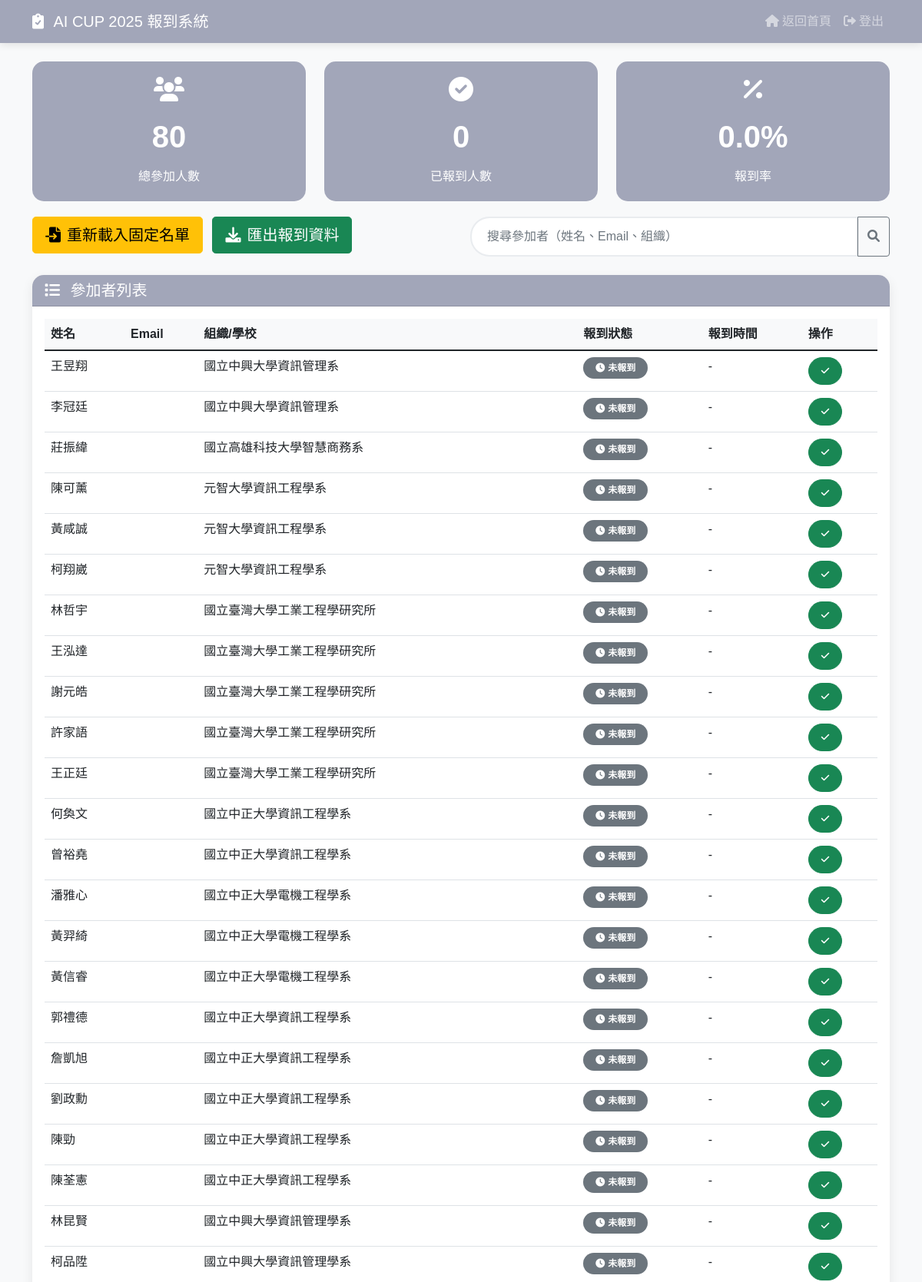
The page /admin (upper part) on the database its author committed.
### app.py (models this page shows, shortened)
class Participant(db.Model):
    id = db.Column(db.Integer, primary_key=True)
    name = db.Column(db.String(100), nullable=False)
    email = db.Column(db.String(100), nullable=True)
    phone = db.Column(db.String(20), nullable=True)
    organization = db.Column(db.String(200), nullable=True)
    created_at = db.Column(db.DateTime, default=datetime.utcnow)

### app.py (the view)
@app.route('/admin')
def admin():
    if request.remote_addr != '127.0.0.1' and not session.get('admin_authenticated'):
        return redirect(url_for('admin_login'))
    participants = Participant.query.all()
    total_count = len(participants)
    checked_in_count = db.session.query(CheckinLog).distinct(CheckinLog.participant_id).count()
    for participant in participants:
        participant.is_checked_in = db.session.query(CheckinLog).filter(
            CheckinLog.participant_id == participant.id
        ).first() is not None
    return render_template('admin.html',
                         participants=participants,
                         total_count=total_count,
                         checked_in_count=checked_in_count)

### templates/admin.html (shortened to what this page needs)
<!DOCTYPE html>
<html lang="zh-TW">
<head>
    <link href="https://cdn.jsdelivr.net/npm/bootstrap@5.1.3/dist/css/bootstrap.min.css" rel="stylesheet">
    <link href="https://cdnjs.cloudflare.com/ajax/libs/font-awesome/6.0.0/css/all.min.css" rel="stylesheet">
</head>
<body>
    <nav class="navbar navbar-expand-lg navbar-dark">
        <div class="container">
            <a class="navbar-brand" href="/">
                <i class="fas fa-clipboard-check me-2"></i>
                AI CUP 2025 報到系統
            </a>
            <div class="navbar-nav ms-auto">
                <a class="nav-link back-btn" href="/">
                    <i class="fas fa-home me-1"></i>返回首頁
                </a>
                <a class="nav-link back-btn" href="/admin_logout">
                    <i class="fas fa-sign-out-alt me-1"></i>登出
                </a>
            </div>
        </div>
    </nav>
    <div class="container mt-4">
        <div class="row">
            <div class="col-md-4">
                <div class="stats-card">
                    <i class="fas fa-users fa-2x mb-3"></i>
                    <div class="stats-number">{{ total_count }}</div>
                    <div>總參加人數</div>
                </div>
            </div>
            <div class="col-md-4">
                <div class="stats-card">
                    <i class="fas fa-check-circle fa-2x mb-3"></i>
                    <div class="stats-number">{{ checked_in_count }}</div>
                    <div>已報到人數</div>
                </div>
            </div>
            <div class="col-md-4">
                <div class="stats-card">
                    <i class="fas fa-percentage fa-2x mb-3"></i>
                    <div class="stats-number">
                        {% if total_count > 0 %}
                            {{ "%.1f"|format(checked_in_count / total_count * 100) }}%
                        {% else %}
                            0%
                        {% endif %}
                    </div>
                    <div>報到率</div>
                </div>
            </div>
        </div>
        <div class="row mb-4">
            <div class="col-md-6">
                <a href="/import_fixed" class="btn btn-warning btn-lg me-2">
                    <i class="fas fa-file-import me-2"></i>重新載入固定名單
                </a>
                <button class="btn btn-success btn-lg" onclick="exportData()">
                    <i class="fas fa-download me-2"></i>匯出報到資料
                </button>
            </div>
            <div class="col-md-6">
                <div class="input-group">
                    <input type="text" class="form-control search-box" id="searchInput"
                           placeholder="搜尋參加者（姓名、Email、組織）">
                    <button class="btn btn-outline-secondary" type="button" onclick="searchParticipants()">
                        <i class="fas fa-search"></i>
                    </button>
                </div>
            </div>
        </div>
        <div class="card">
            <div class="card-header">
                <h5 class="mb-0">
                    <i class="fas fa-list me-2"></i>
                    參加者列表
                </h5>
            </div>
            <div class="card-body">
                <div class="table-responsive">
                    <table class="table table-hover">
                        <thead>
                            <tr>
                                <th>姓名</th>
                                <th>Email</th>
                                <th>組織/學校</th>
                                <th>報到狀態</th>
                                <th>報到時間</th>
                                <th>操作</th>
                            </tr>
                        </thead>
                        <tbody id="participantsTable">
                            {% for participant in participants %}
                            <tr>
                                <td>{{ participant.name }}</td>
                                <td>{{ participant.email }}</td>
                                <td>{{ participant.organization or '未填寫' }}</td>
                                <td>
                                    {% if participant.checkin_status %}
                                        <span class="badge bg-success status-badge">
                                            <i class="fas fa-check me-1"></i>已報到
                                        </span>
                                    {% else %}
                                        <span class="badge bg-secondary status-badge">
                                            <i class="fas fa-clock me-1"></i>未報到
                                        </span>
                                    {% endif %}
                                </td>
                                <td>
                                    {% if participant.checkin_time %}
                                        {{ participant.checkin_time.strftime('%Y-%m-%d %H:%M:%S') }}
                                    {% else %}
                                        -
                                    {% endif %}
                                </td>
                                <td>
                                    {% if not participant.checkin_status %}
                                        <button class="btn btn-success btn-action"
                                                onclick="manualCheckin('{{ participant.id }}')"
                                                title="手動報到">
                                            <i class="fas fa-check"></i>
                                        </button>
                                    {% endif %}
                                </td>
                            </tr>
                            {% endfor %}
                        </tbody>
                    </table>
                </div>
            </div>
        </div>
    </div>
</body>
</html>

### templates/admin.html (style rules this page uses)
body { background: #f8f9fa; font-family: 'Microsoft JhengHei', sans-serif; }
.navbar { background: linear-gradient(45deg, #a2a6b9, #a2a6b9); box-shadow: 0 2px 10px rgba(0,0,0,0.1); }
.card { border: none; border-radius: 15px; box-shadow: 0 5px 15px rgba(0,0,0,0.08); margin-bottom: 20px; }
.card-header { background: linear-gradient(45deg, #a2a6b9, #a2a6b9); color: white; border-radius: 15px 15px 0 0 !important; }
.stats-card { background: linear-gradient(45deg, #a2a6b9, #a2a6b9); color: white; border-radius: 15px; padding: 20px; text-align: center; margin-bottom: 20px; }
.stats-number { font-size: 2.5rem; font-weight: bold; margin-bottom: 10px; }
.search-box { border-radius: 25px; border: 2px solid #e9ecef; padding: 12px 20px; }
.table th { background: #f8f9fa; border-top: none; font-weight: 600; }
.status-badge { border-radius: 20px; padding: 8px 16px; font-size: 12px; font-weight: 600; }
.btn-action { border-radius: 20px; padding: 8px 16px; font-size: 12px; }
.back-btn { color: white; text-decoration: none; }

### rows shown on the page
Participant: name "王昱翔", organization "國立中興大學資訊管理系"
Participant: name "李冠廷", organization "國立中興大學資訊管理系"
Participant: name "莊振緯", organization "國立高雄科技大學智慧商務系"
Participant: name "陳可薰", organization "元智大學資訊工程學系"
Participant: name "黃咸誠", organization "元智大學資訊工程學系"
Participant: name "柯翔崴", organization "元智大學資訊工程學系"
Participant: name "林哲宇", organization "國立臺灣大學工業工程學研究所"
Participant: name "王泓達", organization "國立臺灣大學工業工程學研究所"
Participant: name "謝元皓", organization "國立臺灣大學工業工程學研究所"
Participant: name "許家語", organization "國立臺灣大學工業工程學研究所"
Participant: name "王正廷", organization "國立臺灣大學工業工程學研究所"
Participant: name "何奐文", organization "國立中正大學資訊工程學系"
Participant: name "曾裕堯", organization "國立中正大學資訊工程學系"
Participant: name "潘雅心", organization "國立中正大學電機工程學系"
Participant: name "黃羿綺", organization "國立中正大學電機工程學系"
Participant: name "黃信睿", organization "國立中正大學電機工程學系"
Participant: name "郭禮德", organization "國立中正大學資訊工程學系"
Participant: name "詹凱旭", organization "國立中正大學資訊工程學系"
Participant: name "劉政勳", organization "國立中正大學資訊工程學系"
Participant: name "陳勁", organization "國立中正大學資訊工程學系"
Participant: name "陳荃憲", organization "國立中正大學資訊工程學系"
Participant: name "林昆賢", organization "國立中興大學資訊管理學系"
Participant: name "柯品陞", organization "國立中興大學資訊管理學系"

### other values the page prints
{{ total_count }} "80"
{{ checked_in_count }} "0"
{{ "%.1f"|format(checked_in_count / total_count * 100) }} "0.0"
